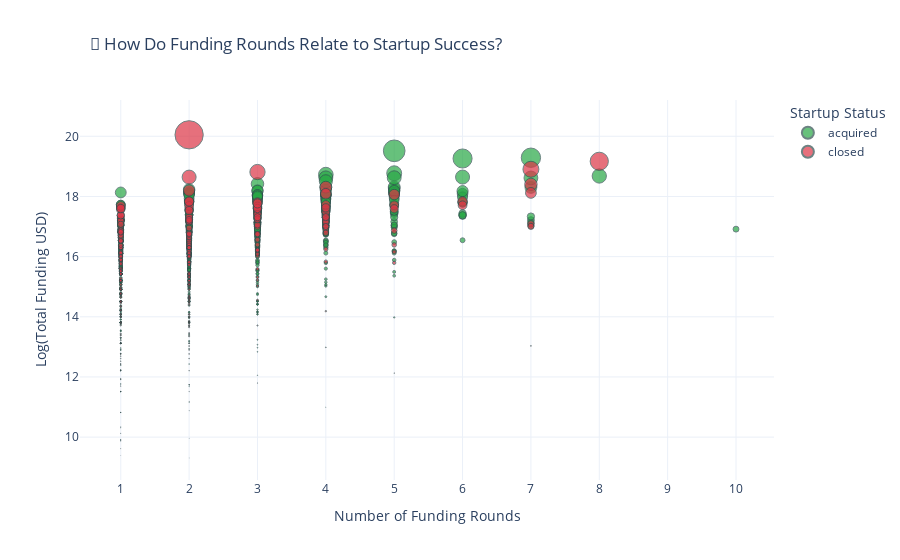

The cell this chart's notebook holds for it:
### Code cell
#log-transform to handle skewed data
df_clean['log_funding_total'] = np.log1p(df_clean['funding_total_usd'])  # log(1 + x)

fig = px.scatter(
    df_clean,
    x='funding_rounds',
    y='log_funding_total',
    color='status',
    size='funding_total_usd',
    hover_name='name',
    hover_data=['category_code', 'funding_total_usd'],
    title='🚀 How Do Funding Rounds Relate to Startup Success?',
    labels={
        'funding_rounds': 'Number of Funding Rounds',
        'log_funding_total': 'Log of Total Funding (USD)',
        'status': 'Startup Outcome'
    },
    template='plotly_white',
    color_discrete_map={
        'acquired': '#28a745',  # green
        'closed': '#dc3545',    # red
        'operating': '#007bff'  # blue
    }
)

fig.update_traces(
    marker=dict(
        opacity=0.7,
        line=dict(width=1, color='DarkSlateGrey')
    )
)

fig.update_layout(
    legend_title_text='Startup Status',
    xaxis=dict(title='Number of Funding Rounds', tick0=0, dtick=1),
    yaxis=dict(title='Log(Total Funding USD)', showgrid=True),
    title_x=0.1
)

fig.show()
fig.write_image("/home/ccp/Desktop/LR/archive/images/plot7.png")

### Figure 1 — Plotly figure (JSON) as saved in the notebook; plotly's stock layout.template omitted (floating-point values rounded to 4 significant figures; data arrays with more than 128 entries replaced by an {"elided": "..."} marker saying what was removed)
{"data": [{"customdata": {"elided": "595x2 mixed values"}, "hovertemplate": "<b>%{hovertext}</b><br><br>Startup Outcome=acquired<br>Number of Funding Rounds=%{x}<br>Log of Total Funding (USD)=%{y}<br>funding_total_usd=%{customdata[1]}<br>category_code=%{customdata[0]}<extra></extra>", "hovertext": {"elided": "595 str values"}, "legendgroup": "acquired", "marker": {"color": "#28a745", "line": {"color": "DarkSlateGrey", "width": 1}, "opacity": 0.7, "size": {"elided": "595 int values"}, "sizemode": "area", "sizeref": 1275000, "symbol": "circle"}, "mode": "markers", "name": "acquired", "orientation": "v", "showlegend": true, "type": "scatter", "x": {"elided": "595 int values"}, "xaxis": "x", "y": {"elided": "595 float values"}, "yaxis": "y"}, {"customdata": {"elided": "324x2 mixed values"}, "hovertemplate": "<b>%{hovertext}</b><br><br>Startup Outcome=closed<br>Number of Funding Rounds=%{x}<br>Log of Total Funding (USD)=%{y}<br>funding_total_usd=%{customdata[1]}<br>category_code=%{customdata[0]}<extra></extra>", "hovertext": {"elided": "324 str values"}, "legendgroup": "closed", "marker": {"color": "#dc3545", "line": {"color": "DarkSlateGrey", "width": 1}, "opacity": 0.7, "size": {"elided": "324 int values"}, "sizemode": "area", "sizeref": 1275000, "symbol": "circle"}, "mode": "markers", "name": "closed", "orientation": "v", "showlegend": true, "type": "scatter", "x": {"elided": "324 int values"}, "xaxis": "x", "y": {"elided": "324 float values"}, "yaxis": "y"}], "layout": {"legend": {"itemsizing": "constant", "title": {"text": "Startup Status"}, "tracegroupgap": 0}, "title": {"text": "🚀 How Do Funding Rounds Relate to Startup Success?", "x": 0.1}, "xaxis": {"anchor": "y", "domain": [0, 1], "dtick": 1, "tick0": 0, "title": {"text": "Number of Funding Rounds"}}, "yaxis": {"anchor": "x", "domain": [0, 1], "showgrid": true, "title": {"text": "Log(Total Funding USD)"}}}}
